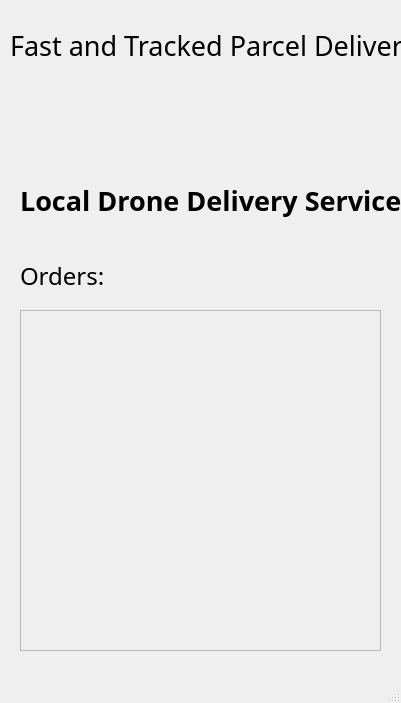
<?xml version="1.0" encoding="UTF-8"?>
<ui version="4.0">
 <class>SignUp</class>
 <widget class="QMainWindow" name="SignUp">
  <property name="geometry">
   <rect>
    <x>0</x>
    <y>0</y>
    <width>401</width>
    <height>703</height>
   </rect>
  </property>
  <property name="windowTitle">
   <string>MainWindow</string>
  </property>
  <property name="autoFillBackground">
   <bool>false</bool>
  </property>
  <property name="styleSheet">
   <string notr="true"/>
  </property>
  <widget class="QWidget" name="centralwidget">
   <property name="styleSheet">
    <string notr="true"/>
   </property>
   <widget class="QLabel" name="label_3">
    <property name="geometry">
     <rect>
      <x>10</x>
      <y>-10</y>
      <width>451</width>
      <height>111</height>
     </rect>
    </property>
    <property name="font">
     <font>
      <family>Segoe UI Semilight</family>
      <pointsize>20</pointsize>
      <weight>50</weight>
      <bold>false</bold>
     </font>
    </property>
    <property name="text">
     <string>Fast and Tracked Parcel Delivery</string>
    </property>
   </widget>
   <widget class="QLabel" name="label_4">
    <property name="geometry">
     <rect>
      <x>20</x>
      <y>170</y>
      <width>381</width>
      <height>61</height>
     </rect>
    </property>
    <property name="font">
     <font>
      <family>Segoe UI Semibold</family>
      <pointsize>20</pointsize>
      <weight>75</weight>
      <bold>true</bold>
     </font>
    </property>
    <property name="text">
     <string>Local Drone Delivery Service</string>
    </property>
   </widget>
   <widget class="QLabel" name="label_5">
    <property name="geometry">
     <rect>
      <x>130</x>
      <y>60</y>
      <width>121</width>
      <height>141</height>
     </rect>
    </property>
    <property name="text">
     <string/>
    </property>
    <property name="pixmap">
     <pixmap>Vector.png</pixmap>
    </property>
   </widget>
   <widget class="QScrollArea" name="scrollArea">
    <property name="geometry">
     <rect>
      <x>20</x>
      <y>310</y>
      <width>361</width>
      <height>341</height>
     </rect>
    </property>
    <property name="widgetResizable">
     <bool>true</bool>
    </property>
    <widget class="QWidget" name="scrollAreaWidgetContents">
     <property name="geometry">
      <rect>
       <x>0</x>
       <y>0</y>
       <width>359</width>
       <height>339</height>
      </rect>
     </property>
    </widget>
   </widget>
   <widget class="QLabel" name="label_7">
    <property name="geometry">
     <rect>
      <x>20</x>
      <y>250</y>
      <width>181</width>
      <height>51</height>
     </rect>
    </property>
    <property name="font">
     <font>
      <family>Segoe UI Semilight</family>
      <pointsize>18</pointsize>
      <underline>false</underline>
     </font>
    </property>
    <property name="text">
     <string>Orders:</string>
    </property>
   </widget>
  </widget>
  <widget class="QMenuBar" name="menubar">
   <property name="geometry">
    <rect>
     <x>0</x>
     <y>0</y>
     <width>401</width>
     <height>21</height>
    </rect>
   </property>
  </widget>
  <widget class="QStatusBar" name="statusbar"/>
 </widget>
 <resources/>
 <connections/>
</ui>
